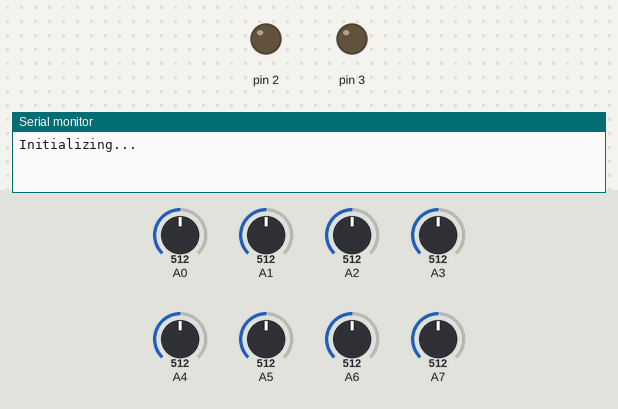
A sketch run on a simulated Arduino Uno, built with avr-gcc and run on an emulated ATmega328P. On the bench: output pins drawn as LEDs (lit = HIGH), the last lines printed to the serial monitor. The inputs (shaded band) are chosen by the test bench; at power-on: A0 = 512, A1 = 512, A2 = 512, A3 = 512, A4 = 512, A5 = 512, A6 = 512, A7 = 512. The modem accepts every AT command (registered, SIM ready, sends succeed) and sends nothing else; the audio player accepts every command and is not drawn.

Above: at 0.1 s.
At 1.1 s:
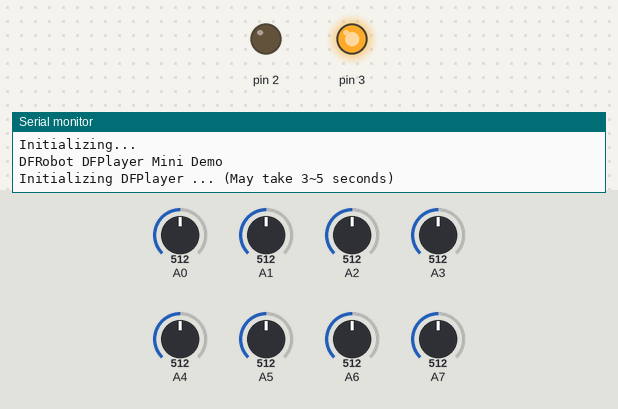
At 2.6 s:
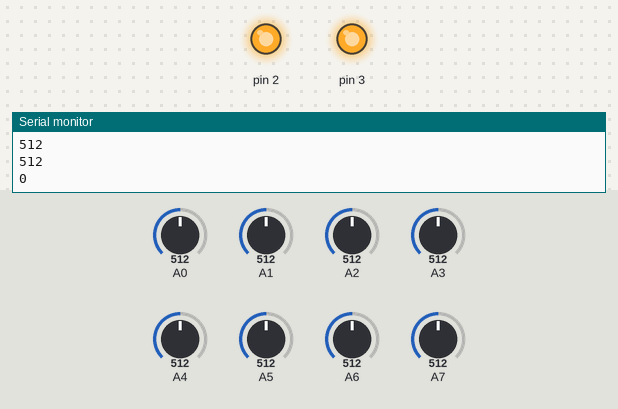
Timing chart, 0 to 4.1 s (numbered marks = the images above):
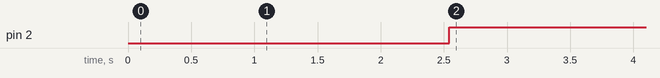

The sketch:

OT_SHUMILINO_02.11.2023.ino
```cpp
#include <SoftwareSerial.h>
#include "Arduino.h"
#include "SoftwareSerial.h"
#include "DFRobotDFPlayerMini.h"

// Создать объект программного последовательного порта для связи с SIM900
// Tx и Rx SIM900 подключены к выводам 7 и 8 Arduino
SoftwareSerial mySerial(7, 8);
int SEC = 0;
int MIN = 0;
unsigned long timer;
/////////УСТАНОВКА ФЛАГОВ:
boolean x = true;
boolean y = true;
boolean z = true;
boolean xx = true;
boolean yy = true;
boolean zz = true;
boolean xxx = true;
boolean yyy = true;

SoftwareSerial mySoftwareSerial(11, 10); // RX, TX

DFRobotDFPlayerMini myDFPlayer;
void printDetail(uint8_t type, int value);


void setup()
{
  // Начать последовательную связь Arduino и Arduino IDE (монитор последовательного порта)
  Serial.begin(9600);

  // Начать последовательную связь Arduino и SIM900
  mySerial.begin(9600);

  Serial.println("Initializing...");
  delay(1000);

  pinMode(4, INPUT);

  pinMode(2, OUTPUT);
   pinMode(3, OUTPUT);
 digitalWrite(3, 1);

      mySoftwareSerial.begin(9600);
  Serial.begin(9600);
  Serial.println();
  Serial.println(F("DFRobot DFPlayer Mini Demo"));
  Serial.println(F("Initializing DFPlayer ... (May take 3~5 seconds)"));
  if (!myDFPlayer.begin(mySoftwareSerial)) {  //Use softwareSerial to communicate with mp3.
    Serial.println(F("Unable to begin:"));
    Serial.println(F("1.Please recheck the connection!"));
    Serial.println(F("2.Please insert the SD card!"));
    while (true);
      myDFPlayer.volume(30);  // Установка громкости от 0 до 30
  myDFPlayer.EQ(DFPLAYER_EQ_NORMAL);
  myDFPlayer.outputDevice(DFPLAYER_DEVICE_SD);
 }

  Serial.println(F("DFPlayer Mini online."));


}

void loop()
{
      Serial.println("========================");

    Serial.println(analogRead(0));
        Serial.println(analogRead(1));
    Serial.println(analogRead(2));
    Serial.println(analogRead(3));
    Serial.println(analogRead(4));
    Serial.println(analogRead(5));
    Serial.println(analogRead(6));
    Serial.println(analogRead(7));
delay(1000);

  if (millis() - timer > 1000) {
      timer = millis();
      SEC = SEC + 1;
    //  if (SEC > 5) { SEC = 0; MIN = MIN + 1; }
      // выводим текущий счетчик времени на монитор порта
   //   Serial.println(String(MIN) + " : " + String(SEC));

  }


  if(analogRead(0) > 300){
           SEC = 0;

     if  (SEC <= 4 && x == true){

     digitalWrite(3, 1);
    Serial.println(String(SEC));

    digitalWrite(2, 1);
    // Рукопожатие с SIM900
  mySerial.println("AT");
  updateSerial();
  // Настройка текствого режима
  mySerial.println("AT+CMGF=1");
  updateSerial();
  // замените ZZ кодом страны, а xxxxxxxxxxx номером телефона для отправки sms
  mySerial.println("AT+CMGS=\"+375295390886\"");
  updateSerial();
  // текстовый контент
  mySerial.print("analogRead(0) > 300");
  updateSerial();
  mySerial.write(26);
x = false;
 //digitalWrite(3, 0);
  }

  //запуск звука
     myDFPlayer.play(1);
        delay(4000);
  }


        if(analogRead(1) > 300){
           SEC = 0;


     if  (SEC <= 4 && y == true){

     digitalWrite(3, 1);
    Serial.println(String(SEC));

    digitalWrite(2, 1);
    // Рукопожатие с SIM900
  mySerial.println("AT");
  updateSerial();
  // Настройка текствого режима
  mySerial.println("AT+CMGF=1");
  updateSerial();
  // замените ZZ кодом страны, а xxxxxxxxxxx номером телефона для отправки sms
  mySerial.println("AT+CMGS=\"+375295390886\"");
  updateSerial();
  // текстовый контент
  mySerial.print("analogRead(1) > 300");
  updateSerial();
  mySerial.write(26);
y = false;

 //digitalWrite(3, 0);
  }
//запуск звука
     myDFPlayer.play(2);
        delay(4000);
      }

        if(analogRead(2) > 300){
           SEC = 0;


     if  (SEC <= 4 && z == true){

     digitalWrite(3, 1);
    Serial.println(String(SEC));

    digitalWrite(2, 1);
    // Рукопожатие с SIM900
  mySerial.println("AT");
  updateSerial();
  // Настройка текствого режима
  mySerial.println("AT+CMGF=1");
  updateSerial();
  // замените ZZ кодом страны, а xxxxxxxxxxx номером телефона для отправки sms
  mySerial.println("AT+CMGS=\"+375295390886\"");
  updateSerial();
  // текстовый контент
  mySerial.print("analogRead(2) > 300");
  updateSerial();
  mySerial.write(26);
z = false;

 //digitalWrite(3, 0);
  }
  //запуск звука
     myDFPlayer.play(3);
        delay(4000);
      }


        if(analogRead(3) > 300){ //////////////
           SEC = 0;


     if  (SEC <= 4 && yyy == true){

     digitalWrite(3, 1);
    Serial.println(String(SEC));

    digitalWrite(2, 1);
    // Рукопожатие с SIM900
  mySerial.println("AT");
  updateSerial();
  // Настройка текствого режима
  mySerial.println("AT+CMGF=1");
  updateSerial();
  // замените ZZ кодом страны, а xxxxxxxxxxx номером телефона для отправки sms
  mySerial.println("AT+CMGS=\"+375295390886\"");
  updateSerial();
  // текстовый контент
  mySerial.print("analogRead(3) > 300");
  updateSerial();
  mySerial.write(26);
yyy = false;

 //digitalWrite(3, 0);
  }
  //запуск звука
     myDFPlayer.play(4);
        delay(4000);
      }


      if(analogRead(4) > 300){
           SEC = 0;


     if  (SEC <= 4 && xx == true){

     digitalWrite(3, 1);
    Serial.println(String(SEC));

    digitalWrite(2, 1);
    // Рукопожатие с SIM900
  mySerial.println("AT");
  updateSerial();
  // Настройка текствого режима
  mySerial.println("AT+CMGF=1");
  updateSerial();
  // замените ZZ кодом страны, а xxxxxxxxxxx номером телефона для отправки sms
  mySerial.println("AT+CMGS=\"+375295390886\"");
  updateSerial();
  // текстовый контент
  mySerial.print("analogRead(4) > 300");
  updateSerial();
  mySerial.write(26);
xx = false;

 //digitalWrite(3, 0);
  }
  //запуск звука
     myDFPlayer.play(5);
        delay(4000);
      }

    if(analogRead(5) > 300){
           SEC = 0;


     if  (SEC <= 4 && yy == true){

     digitalWrite(3, 1);
    Serial.println(String(SEC));

    digitalWrite(2, 1);
    // Рукопожатие с SIM900
  mySerial.println("AT");
  updateSerial();
  // Настройка текствого режима
  mySerial.println("AT+CMGF=1");
  updateSerial();
  // замените ZZ кодом страны, а xxxxxxxxxxx номером телефона для отправки sms
  mySerial.println("AT+CMGS=\"+375295390886\"");
  updateSerial();
  // текстовый контент
  mySerial.print("analogRead(5) > 300");
  updateSerial();
  mySerial.write(26);
yy = false;

 //digitalWrite(3, 0);
  }
  //запуск звука
     myDFPlayer.play(11);
        delay(4000);
      }

              if(analogRead(6) > 300){
           SEC = 0;


     if  (SEC <= 4 && zz == true){

     digitalWrite(3, 1);
    Serial.println(String(SEC));

    digitalWrite(2, 1);
    // Рукопожатие с SIM900
  mySerial.println("AT");
  updateSerial();
  // Настройка текствого режима
  mySerial.println("AT+CMGF=1");
  updateSerial();
  // замените ZZ кодом страны, а xxxxxxxxxxx номером телефона для отправки sms
  mySerial.println("AT+CMGS=\"+375295390886\"");
  updateSerial();
  // текстовый контент
  mySerial.print("analogRead(6) > 300");
  updateSerial();
  mySerial.write(26);
zz = false;

 //digitalWrite(3, 0);
  }

  //запуск звука
     myDFPlayer.play(7);
        delay(4000);
      }

    if(analogRead(7) > 300){
           SEC = 0;


     if  (SEC <= 4 && xxx == true){

     digitalWrite(3, 1);
    Serial.println(String(SEC));

    digitalWrite(2, 1);
    // Рукопожатие с SIM900
  mySerial.println("AT");
  updateSerial();
  // Настройка текствого режима
  mySerial.println("AT+CMGF=1");
  updateSerial();
  // замените ZZ кодом страны, а xxxxxxxxxxx номером телефона для отправки sms
  mySerial.println("AT+CMGS=\"+375295390886\"");
  updateSerial();
  // текстовый контент
  mySerial.print("analogRead(7) > 300");
  updateSerial();
  mySerial.write(26);
xxx = false;

 //digitalWrite(3, 0);
  }

    //запуск звука
     myDFPlayer.play(8);
        delay(4000);
      }


}


void updateSerial()
{
  delay(500);
  while (Serial.available())
  {
    // Пересылка того, что было получено с аппаратного последовательного порта,
    // на программный последовательный порт
    mySerial.write(Serial.read());
  }
  while(mySerial.available())
  {
    // Пересылка того, что было получено с программного последовательного порта,
    // на аппаратный последовательный порт
    Serial.write(mySerial.read());
  }
}
```

Measured:
- by itself, pin 2: LOW → HIGH at 2.5 s
